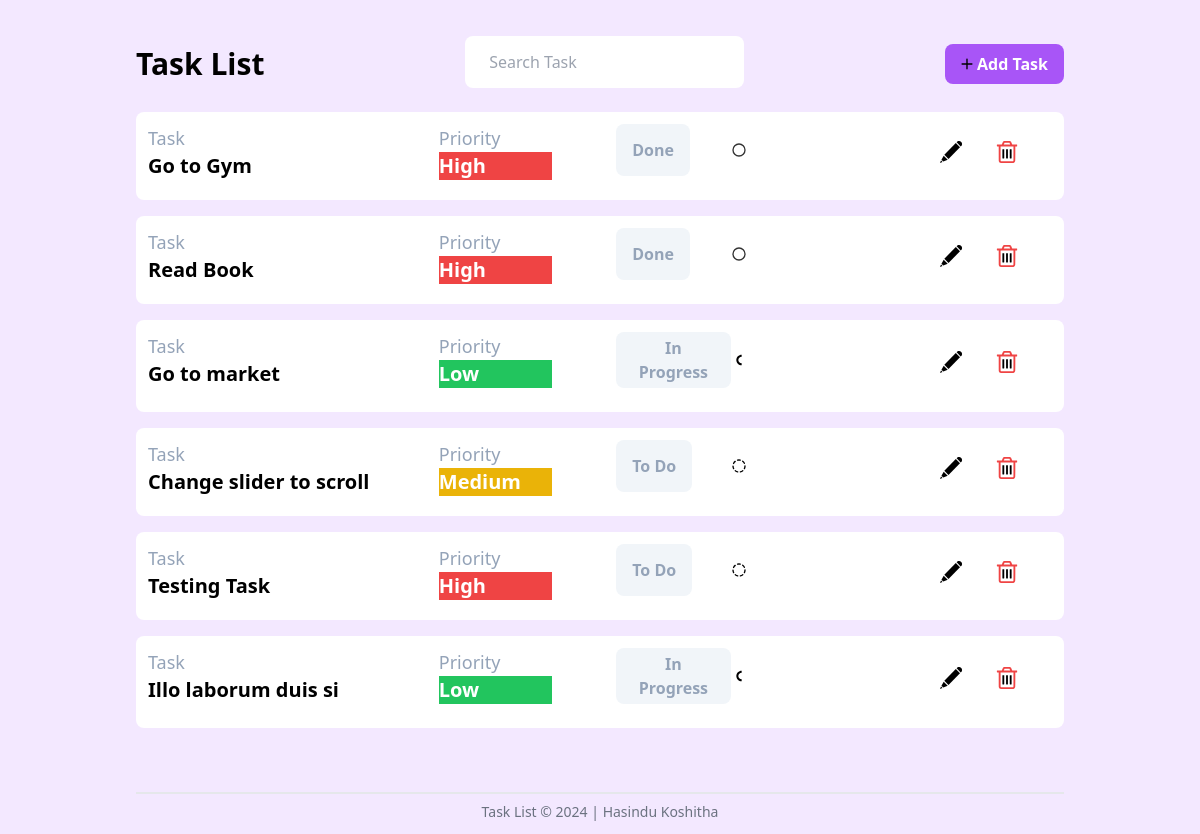
The page / on the database its author committed.
### tables this page shows
CREATE TABLE `task` (
  `id` int(11) NOT NULL,
  `title` varchar(50) NOT NULL,
  `priority` varchar(20) NOT NULL,
  `status` varchar(20) NOT NULL DEFAULT 'To Do',
  `date` date NOT NULL
);

### index.php (the view, shortened to what this page needs)
<?php
  include 'conn.php';
  $sql = "SELECT id, title, priority, status FROM task";
  $result = $conn->query($sql);
?>
<html lang="en">
  <head>
    <script src="https://cdn.tailwindcss.com"></script>
  </head>
  <body class="bg-purple-100 flex justify-center min-h-screen">
    <div class="main-container w-full px-4 my-3 flex-col h-fit lg:w-4/5">
      <div class="title-container flex-col ">
        <div class="top-title-container flex place-content-between mb-3 lg:mt-4">
          <h1 class="text-3xl font-bold md:self-center">Task List</h1>
          <div class="search-box bg-white mb-3 md:mt-2 py-2 px-3 rounded-lg hidden md:flex">
          <input
            id="searchTask"
            type="text"
            class="w-full py-2 px-3 text-gray-700 md:self-center leading-tight focus:outline-none focus:shadow-outline"
            placeholder="Search Task"
            onkeyup="filterTasks()"
          />
        </div>
          <button
            type="button"
            onclick="openModal()"
            class="bg-purple-500 hover:bg-purple-600 text-white font-bold md:self-center py-2 px-4 rounded-lg focus:outline-none focus:ring-2 focus:ring-blue-500"
          >
            <div class="add-button flex place-items-center">
              <img src="src/add.svg" alt="task add button" class="size-4 pr-1" />
              Add Task
            </div>
          </button>
        </div>
      </div>
      <div class="full-task-container">
        <?php
          if ($result->num_rows > 0) {
              while($row = $result->fetch_assoc()) {
                  $priority = $row["priority"];
                  switch ($priority) {
                      case 'High':
                          $class = 'bg-red-500 text-white';
                          break;
                      case 'Medium':
                          $class = 'bg-yellow-500 text-white';
                          break;
                      case 'Low':
                          $class = 'bg-green-500 text-white';
                          break;
                  }
                  $uniqueId = "status-list-" . $row["id"];
                  $currentId = $row["id"];
                  echo "
                  <div class='task-container mb-4'>
                    <div class='single-task bg-white rounded-lg p-3 md:flex md:gap-16' data-task-title='".$row["title"]."'>
                      <div class='task-title mb-2 md:basis-1/3 '>
                        <h2 class='text-lg text-slate-400'>Task</h2>
                        <h2 class='text-xl font-semibold text-black-400'>".$row["title"]."</h2>
                      </div>
                      <div class='task-priority mb-2 md:basis-1/6'>
                        <h2 class='text-lg text-slate-400'>Priority</h2>
                        <h2 class='text-xl font-semibold ".$class."'>".$row["priority"]."</h2>
                      </div>
                      <div class='task-status flex relative justify-between pr-32 mb-3 md:basis-1/3'>
                        <button class='bg-slate-100 text-slate-400 font-bold py-1 px-4 rounded-lg focus:outline-none focus:ring-2 focus:ring-blue-500' onclick='showList(\"".$uniqueId."\")'>
                          ".$row["status"]."
                        </button>
                        <div id='".$uniqueId."' class='absolute hidden right-0 mt-2 w-48 p-3 bg-white border border-gray-200 rounded-lg shadow-lg z-10'>
                            <input type='hidden' name='status_update_id' value='".$currentId."'>
                        </div>
                        <img
                          src='src/" .
                          ($row["status"] == "To Do" ? 'circle-dashed-svgrepo-com.svg' :
                          ($row["status"] == "In Progress" ? 'shape-half-circle-svgrepo-com.svg' : 'circle-svgrepo-com.svg')) .
                          "' class='size-4 my-auto'/>
                      </div>
                      <div class='task-operation flex mb-2 gap-8 items-center md:basis-1/6'>
                        <img
                          src='src/edit.svg'
                          alt='edit task'
                          class='size-6'
                          onclick='openUpdateModal(".$row["id"].")'
                        />
                        <img
                          src='src/delete.svg'
                          alt='delete task'
                          class='size-6'
                          onclick='openDeleteModal(".$row["id"].")'
                        />
                      </div>
                    </div>
                  </div>
                  ";
              }
          } else {
              echo "No Tasks found";
          }
        ?>
      </div>
      <div class="footer-container flex justify-center border-t-2 mt-16 pt-2">
        <p class="text-gray-500 text-sm">Task List &copy; 2024 | <a href="https://hasindu-k.github.io/portfolio/">Hasindu Koshitha</a></p>
      </div>
  </body>
</html>

### rows shown on the page
task: title "Go to Gym", priority "High", status "Done"
task: title "Read Book", priority "High", status "Done"
task: title "Go to market", priority "Low", status "In Progress"
task: title "Change slider to scroll", priority "Medium", status "To Do"
task: title "Testing Task", priority "High", status "To Do"
task: title "Illo laborum duis si", priority "Low", status "In Progress"
